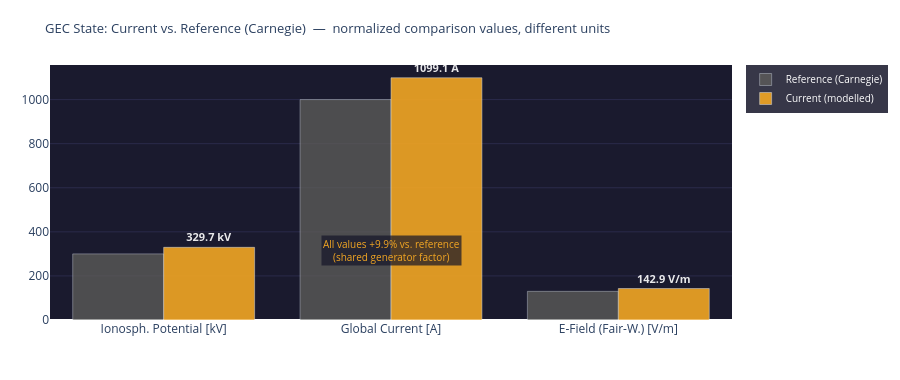

Here is the notebook cell this chart was saved with:
### Markdown cell above
---
## 4. Visualizations

### Code cell
# ============================================================
# GEC STATE vs. REFERENCE
# Note: raw values have different units (kV, A, V/m)
# Comparison shows relative deviation from Carnegie reference
# ============================================================

metrics = [
    ('Ionosph. Potential', 'kV',  GEC_REF['V_iono_kV'], V_iono_mod),
    ('Global Current',     'A',   GEC_REF['I_total_A'], I_total_mod),
    ('E-Field (Fair-W.)',  'V/m', GEC_REF['E_field_Vm'], E_mod),
]
labels_units = [f'{m[0]}\n[{m[1]}]' for m in metrics]

fig = go.Figure()
fig.add_trace(go.Bar(
    name='Reference (Carnegie)',
    x=labels_units, y=[m[2] for m in metrics],
    marker_color='#5F5E5A', opacity=0.75
))
fig.add_trace(go.Bar(
    name='Current (modelled)',
    x=labels_units, y=[m[3] for m in metrics],
    marker_color='#F2A623', opacity=0.90,
    text=[f'<b>{m[3]:.1f} {m[1]}</b>' for m in metrics],
    textposition='outside',
    textfont=dict(color='white', size=11)
))

# Joint percentage value as annotation
delta_pct = round((V_iono_mod - GEC_REF['V_iono_kV']) / GEC_REF['V_iono_kV'] * 100, 1)
fig.add_annotation(
    x=1.0, y=max(GEC_REF['V_iono_kV'], V_iono_mod) * 0.95,
    text=f'All values {delta_pct:+.1f}% vs. reference<br>(shared generator factor)',
    showarrow=False, xanchor='center',
    font=dict(color='#F2A623', size=10),
    bgcolor='rgba(20,20,40,0.7)'
)

fig.update_layout(
    title=dict(
        text='GEC State: Current vs. Reference (Carnegie)  —  normalized comparison values, different units',
        font=dict(size=13)
    ),
    barmode='group',
    height=380,
    plot_bgcolor='#1a1a2e', paper_bgcolor='rgba(0,0,0,0)',
    margin=dict(l=50, r=50, t=65, b=60),
    legend=dict(bgcolor='rgba(20,20,40,0.85)', font=dict(color='white', size=10)),
    yaxis=dict(gridcolor='#2a2a4a')
)
fig.show()

print(f'GEC deviation from Carnegie reference: {delta_pct:+.1f}%')
print(f'  (all values scale with the same generator factor {generator_strength:.3f})')

### Figure 1 — Plotly figure (JSON) as saved in the notebook; plotly's stock layout.template omitted (floating-point values rounded to 4 significant figures)
{"data": [{"marker": {"color": "#5F5E5A"}, "name": "Reference (Carnegie)", "opacity": 0.75, "type": "bar", "x": ["Ionosph. Potential\n[kV]", "Global Current\n[A]", "E-Field (Fair-W.)\n[V/m]"], "y": [300.0, 1000.0, 130.0]}, {"marker": {"color": "#F2A623"}, "name": "Current (modelled)", "opacity": 0.9, "text": ["<b>329.7 kV</b>", "<b>1099.1 A</b>", "<b>142.9 V/m</b>"], "textfont": {"color": "white", "size": 11}, "textposition": "outside", "type": "bar", "x": ["Ionosph. Potential\n[kV]", "Global Current\n[A]", "E-Field (Fair-W.)\n[V/m]"], "y": [329.7, 1099.0, 142.9]}], "layout": {"annotations": [{"bgcolor": "rgba(20,20,40,0.7)", "font": {"color": "#F2A623", "size": 10}, "showarrow": false, "text": "All values +9.9% vs. reference<br>(shared generator factor)", "x": 1.0, "xanchor": "center", "y": 313.2}], "barmode": "group", "height": 380, "legend": {"bgcolor": "rgba(20,20,40,0.85)", "font": {"color": "white", "size": 10}}, "margin": {"b": 60, "l": 50, "r": 50, "t": 65}, "paper_bgcolor": "rgba(0,0,0,0)", "plot_bgcolor": "#1a1a2e", "title": {"font": {"size": 13}, "text": "GEC State: Current vs. Reference (Carnegie)  —  normalized comparison values, different units"}, "yaxis": {"gridcolor": "#2a2a4a"}}}
